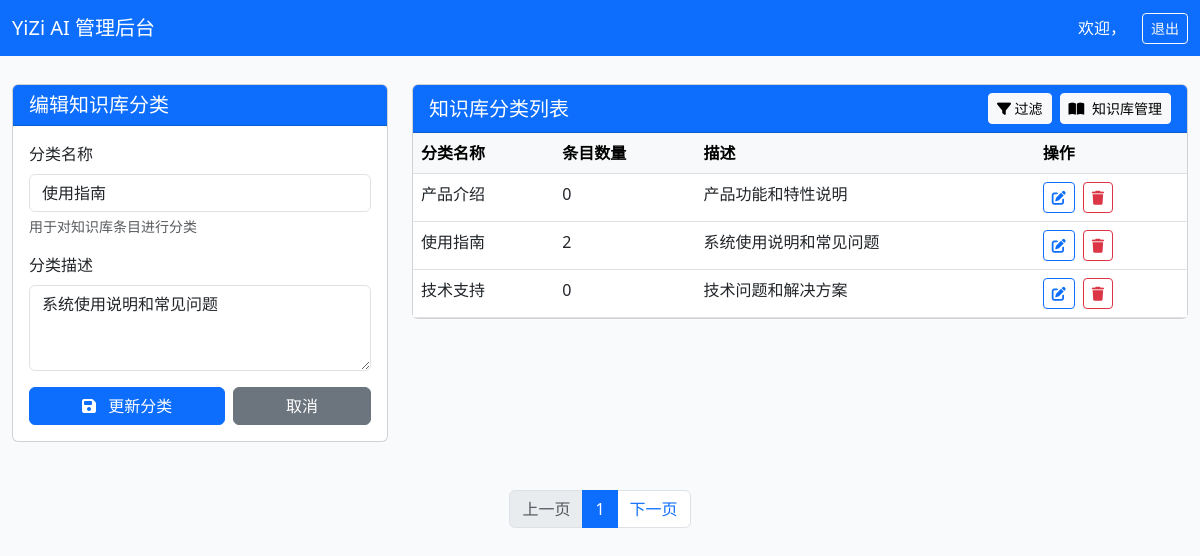
The page /admin/kb_categories.php?edit=1 on the database its author committed.
### tables this page shows
CREATE TABLE `kb_categories` (
  `id` int(11) NOT NULL AUTO_INCREMENT,
  `name` varchar(100) NOT NULL COMMENT '分类名称',
  `description` text COMMENT '分类描述',
  `sort_order` int(11) DEFAULT 0 COMMENT '排序',
  `created_at` timestamp NOT NULL DEFAULT CURRENT_TIMESTAMP COMMENT '创建时间',
  PRIMARY KEY (`id`),
  KEY `idx_sort_order` (`sort_order`)
);

### admin/kb_categories.php (the view, shortened to what this page needs)
<?php
require 'auth.php';
$stmt = $pdo->query("SELECT * FROM kb_categories ORDER BY name");
$categories = $stmt->fetchAll(PDO::FETCH_ASSOC);
$edit_category = null;
if (isset($_GET['edit'])) {
    $stmt = $pdo->prepare("SELECT * FROM kb_categories WHERE id = ?");
    $stmt->execute([$_GET['edit']]);
    $edit_category = $stmt->fetch(PDO::FETCH_ASSOC);
}
?>
<!DOCTYPE html>
<html lang="zh-CN">
<head>
    <link href="https://cdn.bootcdn.net/ajax/libs/bootstrap/5.3.0/css/bootstrap.min.css" rel="stylesheet">
    <link href="https://cdnjs.cloudflare.com/ajax/libs/font-awesome/6.4.0/css/all.min.css" rel="stylesheet">
</head>
<body>
    <nav class="navbar navbar-expand-lg navbar-dark bg-primary fixed-top">
        <div class="container-fluid">
            <a class="navbar-brand" href="#">YiZi AI 管理后台</a>
            <div class="d-flex align-items-center">
                <span class="text-white me-3">欢迎，<?= htmlspecialchars($_SESSION['user']['username']) ?></span>
                <a href="../logout.php" class="btn btn-outline-light btn-sm">退出</a>
            </div>
        </div>
    </nav>
    <div class="container-fluid mt-4">
        <div class="row">
            <div class="col-md-4">
                <div class="card mb-4">
                    <div class="card-header bg-primary text-white">
                        <h5 class="mb-0"><?= $edit_category ? '编辑知识库分类' : '添加新知识库分类' ?></h5>
                    </div>
                    <div class="card-body">
                        <form method="post">
                            <div class="mb-3">
                                <label class="form-label">分类名称</label>
                                <input type="text" name="name" class="form-control" required
                                       value="<?= $edit_category['name'] ?? '' ?>">
                                <div class="form-text">用于对知识库条目进行分类</div>
                            </div>
                            <div class="mb-3">
                                <label class="form-label">分类描述</label>
                                <textarea name="description" class="form-control" rows="3"><?=
                                    $edit_category['description'] ?? ''
                                ?></textarea>
                            </div>
                            <div class="d-flex gap-2">
                                <button type="submit" class="btn btn-primary flex-fill">
                                    <i class="fas fa-save me-2"></i>
                                    <?= $edit_category ? '更新分类' : '创建分类' ?>
                                </button>
                                <?php if ($edit_category): ?>
                                    <a href="kb_categories.php" class="btn btn-secondary flex-fill">取消</a>
                                <?php endif; ?>
                            </div>
                        </form>
                    </div>
                </div>
            </div>
            <div class="col-md-8">
                <div class="card">
                    <div class="card-header bg-primary text-white d-flex justify-content-between align-items-center">
                        <h5 class="mb-0">知识库分类列表</h5>
                        <div class="d-flex gap-2">
                            <button class="btn btn-light btn-sm" data-bs-toggle="collapse" href="#filterPanel">
                                <i class="fas fa-filter"></i> 过滤
                            </button>
                            <a href="kb-manager.php" class="btn btn-light btn-sm">
                                <i class="fas fa-book-open me-1"></i> 知识库管理
                            </a>
                        </div>
                    </div>
                    <div class="card-body p-0">
                        <div class="table-responsive">
                            <table class="table table-hover mb-0">
                                <thead class="table-light">
                                    <tr>
                                        <th>分类名称</th>
                                        <th>条目数量</th>
                                        <th>描述</th>
                                        <th>操作</th>
                                    </tr>
                                </thead>
                                <tbody>
                                    <?php foreach ($categories as $category):
                                        $stmt = $pdo->prepare("SELECT COUNT(*) FROM kb_entries WHERE category_id = ?");
                                        $stmt->execute([$category['id']]);
                                        $entry_count = $stmt->fetchColumn();
                                    ?>
                                        <tr class="category-card">
                                            <td><?= htmlspecialchars($category['name']) ?></td>
                                            <td><?= $entry_count ?></td>
                                            <td><?= htmlspecialchars($category['description']) ?></td>
                                            <td>
                                                <div class="d-flex gap-2">
                                                    <a href="kb_categories.php?edit=<?= $category['id'] ?>"
                                                       class="btn btn-sm btn-outline-primary">
                                                        <i class="fas fa-edit"></i>
                                                    </a>
                                                    <form method="post" onsubmit="return confirm('确定要删除吗？')">
                                                        <button type="submit" class="btn btn-sm btn-outline-danger">
                                                            <i class="fas fa-trash"></i>
                                                        </button>
                                                    </form>
                                                </div>
                                            </td>
                                        </tr>
                                    <?php endforeach; ?>
                                </tbody>
                            </table>
                        </div>
                    </div>
                </div>
            </div>
        </div>
    </div>
    <div class="d-flex justify-content-center mt-4">
        <nav>
            <ul class="pagination">
                <li class="page-item disabled"><a class="page-link" href="#">上一页</a></li>
                <li class="page-item active"><a class="page-link" href="#">1</a></li>
                <li class="page-item"><a class="page-link" href="#">下一页</a></li>
            </ul>
        </nav>
    </div>
</body>
</html>

### admin/kb_categories.php (style rules this page uses)
body { background: #f8fafc; padding-top: 60px; }

### rows shown on the page
kb_categories: name "使用指南", description "系统使用说明和常见问题", entry_count "2"
kb_categories: name "产品介绍", entry_count "0", description "产品功能和特性说明"
kb_categories: name "技术支持", entry_count "0", description "技术问题和解决方案"
